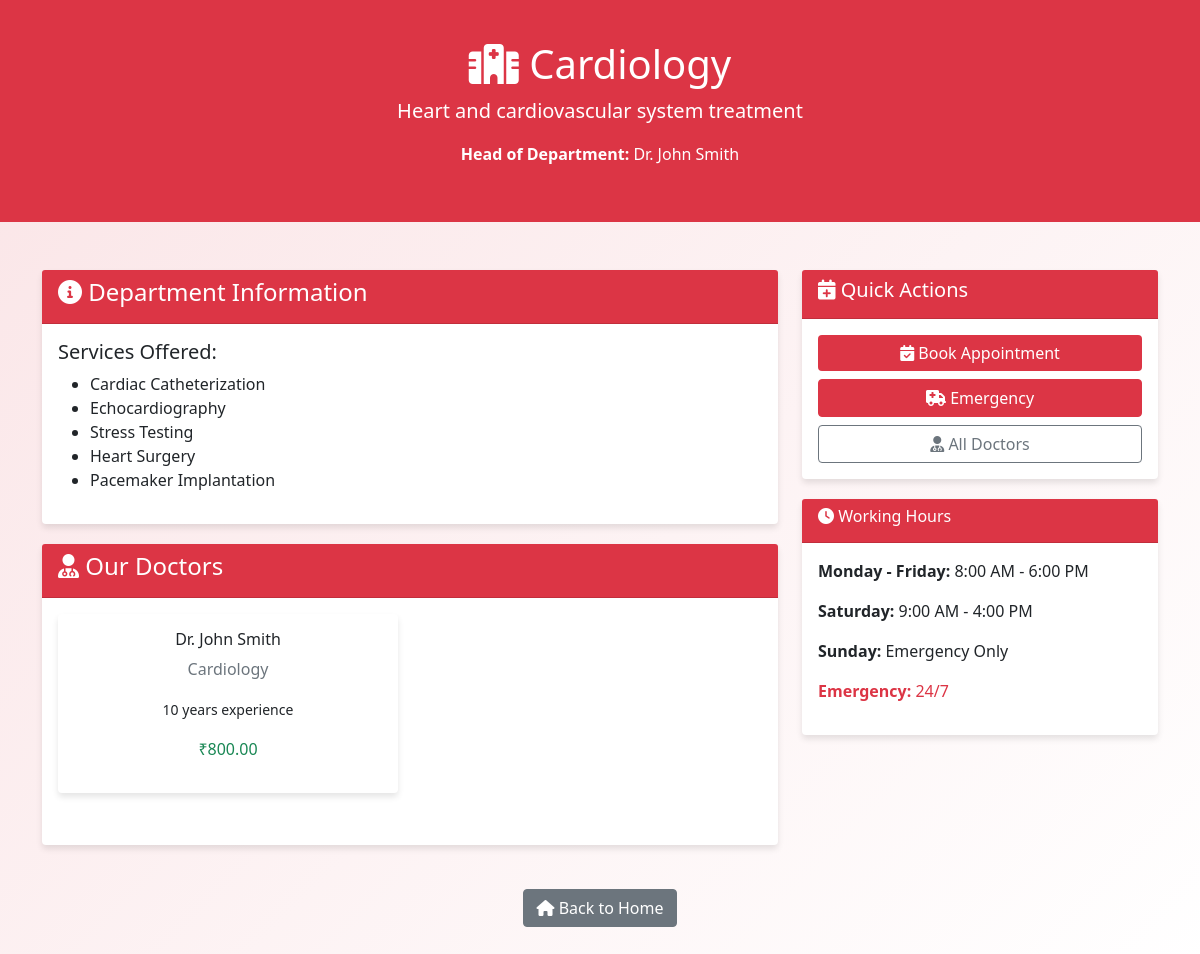
Page /department-details.php?id=1 on the committed database.
### tables this page shows
CREATE TABLE departments (
    id INT AUTO_INCREMENT PRIMARY KEY,
    dept_id VARCHAR(20) UNIQUE NOT NULL,
    name VARCHAR(100) NOT NULL,
    description TEXT,
    head_of_department VARCHAR(100),
    created_at TIMESTAMP DEFAULT CURRENT_TIMESTAMP
);

CREATE TABLE doctors (
    id INT AUTO_INCREMENT PRIMARY KEY,
    doc_id VARCHAR(20) UNIQUE NOT NULL,
    name VARCHAR(100) NOT NULL,
    email VARCHAR(100) UNIQUE NOT NULL,
    password VARCHAR(255) NOT NULL,
    phone VARCHAR(15) NOT NULL,
    department_id INT NOT NULL,
    specialization VARCHAR(100) NOT NULL,
    qualification VARCHAR(200) NOT NULL,
    experience INT NOT NULL,
    consultation_fee DECIMAL(10,2) NOT NULL,
    rating DECIMAL(2,1) DEFAULT 0.0,
    address TEXT,
    image VARCHAR(255),
    status ENUM('active', 'inactive') DEFAULT 'active',
    created_at TIMESTAMP DEFAULT CURRENT_TIMESTAMP,
    FOREIGN KEY (department_id) REFERENCES departments(id) ON DELETE CASCADE
);

### department-details.php (the view, shortened to what this page needs)
<?php
$dept_id = $_GET['id'] ?? 0;
try {
    $pdo = getConnection();
    $stmt = $pdo->prepare("SELECT * FROM departments WHERE id = ?");
    $stmt->execute([$dept_id]);
    $department = $stmt->fetch();
    $stmt = $pdo->prepare("SELECT * FROM doctors WHERE department_id = ? AND status = 'active'");
    $stmt->execute([$dept_id]);
    $doctors = $stmt->fetchAll();
} catch(PDOException $e) {
    $error = "Database error: " . $e->getMessage();
}
$dept_colors = [
    'Cardiology' => ['bg-danger', 'text-white', '#dc3545'],
    'Neurology' => ['bg-primary', 'text-white', '#0d6efd'],
    'Orthopedics' => ['bg-success', 'text-white', '#198754']
];
$current_color = $dept_colors[$department['name']] ?? ['bg-info', 'text-white', '#0dcaf0'];
?>
<!DOCTYPE html>
<html lang="en">
<head>
    <link href="https://cdn.jsdelivr.net/npm/bootstrap@5.1.3/dist/css/bootstrap.min.css" rel="stylesheet">
    <link href="https://cdnjs.cloudflare.com/ajax/libs/font-awesome/6.0.0/css/all.min.css" rel="stylesheet">
</head>
<body>
    <div class="dept-header text-center">
        <div class="container">
            <h1><i class="fas fa-hospital"></i> <?php echo htmlspecialchars($department['name']); ?></h1>
            <p class="lead"><?php echo htmlspecialchars($department['description']); ?></p>
            <p><strong>Head of Department:</strong> <?php echo htmlspecialchars($department['head_of_department'] ?? 'Not Assigned'); ?></p>
        </div>
    </div>
    <div class="container my-5">
        <div class="row">
            <div class="col-md-8">
                <div class="card">
                    <div class="card-header <?php echo $current_color[0] . ' ' . $current_color[1]; ?>">
                        <h4><i class="fas fa-info-circle"></i> Department Information</h4>
                    </div>
                    <div class="card-body">
                        <?php if ($department['name'] == 'Cardiology'): ?>
                            <h5>Services Offered:</h5>
                            <ul>
                                <li>Cardiac Catheterization</li>
                                <li>Echocardiography</li>
                                <li>Stress Testing</li>
                                <li>Heart Surgery</li>
                                <li>Pacemaker Implantation</li>
                            </ul>
                        <?php endif; ?>
                    </div>
                </div>
                <div class="card">
                    <div class="card-header <?php echo $current_color[0] . ' ' . $current_color[1]; ?>">
                        <h4><i class="fas fa-user-md"></i> Our Doctors</h4>
                    </div>
                    <div class="card-body">
                        <?php if (count($doctors) > 0): ?>
                            <div class="row">
                                <?php foreach ($doctors as $doctor): ?>
                                <div class="col-md-6 mb-3">
                                    <div class="card">
                                        <div class="card-body text-center">
                                            <h6><?php echo htmlspecialchars($doctor['name']); ?></h6>
                                            <p class="text-muted"><?php echo htmlspecialchars($doctor['specialization']); ?></p>
                                            <p><small><?php echo $doctor['experience']; ?> years experience</small></p>
                                            <p class="text-success">₹<?php echo number_format($doctor['consultation_fee'], 2); ?></p>
                                        </div>
                                    </div>
                                </div>
                                <?php endforeach; ?>
                            </div>
                        <?php else: ?>
                            <p>No doctors available in this department.</p>
                        <?php endif; ?>
                    </div>
                </div>
            </div>
            <div class="col-md-4">
                <div class="card">
                    <div class="card-header <?php echo $current_color[0] . ' ' . $current_color[1]; ?>">
                        <h5><i class="fas fa-calendar-plus"></i> Quick Actions</h5>
                    </div>
                    <div class="card-body">
                        <div class="d-grid gap-2">
                            <a href="book-appointment.php?dept=<?php echo $dept_id; ?>" class="btn btn-dept text-white">
                                <i class="fas fa-calendar-check"></i> Book Appointment
                            </a>
                            <a href="emergency-services.php" class="btn btn-danger">
                                <i class="fas fa-ambulance"></i> Emergency
                            </a>
                            <a href="doctors.php" class="btn btn-outline-secondary">
                                <i class="fas fa-user-md"></i> All Doctors
                            </a>
                        </div>
                    </div>
                </div>
                <div class="card">
                    <div class="card-header <?php echo $current_color[0] . ' ' . $current_color[1]; ?>">
                        <h6><i class="fas fa-clock"></i> Working Hours</h6>
                    </div>
                    <div class="card-body">
                        <p><strong>Monday - Friday:</strong> 8:00 AM - 6:00 PM</p>
                        <p><strong>Saturday:</strong> 9:00 AM - 4:00 PM</p>
                        <p><strong>Sunday:</strong> Emergency Only</p>
                        <p class="text-danger"><strong>Emergency:</strong> 24/7</p>
                    </div>
                </div>
            </div>
        </div>
        <div class="text-center mt-4">
            <a href="index.php" class="btn btn-secondary">
                <i class="fas fa-home"></i> Back to Home
            </a>
        </div>
    </div>
</body>
</html>

### rows in the picture
departments: name "Cardiology", description "Heart and cardiovascular system treatment", head_of_department "Dr. John Smith"
doctors: name "Dr. John Smith", specialization "Cardiology", experience "10", consultation_fee "800.00"
